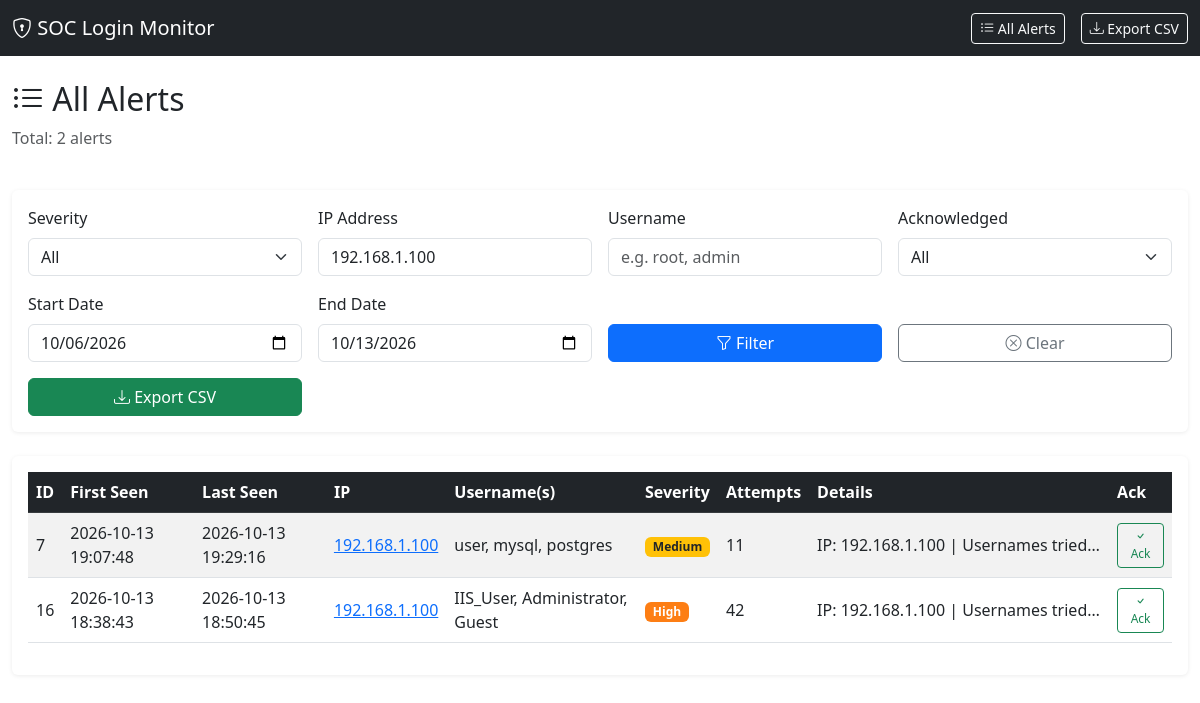
Screenshot of /alerts?ip=192.168.1.100 with the database file from the repository.
### tables this page shows
CREATE TABLE alerts (
    id INTEGER PRIMARY KEY AUTOINCREMENT,
    first_seen TEXT NOT NULL,
    last_seen TEXT NOT NULL,
    ip TEXT NOT NULL,
    username TEXT NOT NULL,
    severity TEXT NOT NULL,
    attempt_count INTEGER NOT NULL,
    details TEXT,
    source TEXT NOT NULL,
    acknowledged INTEGER DEFAULT 0
);

### app/dashboard.py (the view)
    @app.route("/alerts")
    def alerts():
        page = request.args.get("page", 1, type=int)
        severity = request.args.get("severity", "")
        ip = request.args.get("ip", "")
        username = request.args.get("username", "")
        acknowledged = request.args.get("acknowledged", "")
        start_date = request.args.get("start_date", "")
        end_date = request.args.get("end_date", "")
        engine = AlertEngine(config=app.config["CONFIG"])
        filters = {}
        if severity:
            filters["severity"] = severity
        if ip:
            filters["ip"] = ip
        if username:
            filters["username"] = username
        if acknowledged:
            filters["acknowledged"] = acknowledged == "true"
        if start_date:
            filters["start_date"] = datetime.fromisoformat(start_date)
        if end_date:
            filters["end_date"] = datetime.fromisoformat(end_date) + timedelta(days=1)
        per_page = app.config["PER_PAGE"]
        offset = (page - 1) * per_page
        alerts_list = engine.get_alerts(limit=per_page, offset=offset, **filters)
        total = len(engine.get_alerts(limit=10000, **filters))
        engine.close()
        total_pages = (total + per_page - 1) // per_page
        return render_template(
            "alerts.html",
            alerts=alerts_list,
            page=page,
            total_pages=total_pages,
            total=total,
            filters=request.args,
            severities=["Critical", "High", "Medium", "Low"],
        )

### app/alert_engine.py (called while the page is built)
    def close(self):
        self.conn.close()

### app/models.py (called while the page is built)
def init_db(db_path: str) -> sqlite3.Connection:
    Path(db_path).parent.mkdir(parents=True, exist_ok=True)
    conn = sqlite3.connect(db_path)
    conn.row_factory = sqlite3.Row
    conn.executescript(SCHEMA)
    conn.commit()
    return conn

    @classmethod
    def from_row(cls, row: sqlite3.Row) -> "Alert":
        return cls(
            id=row["id"],
            first_seen=datetime.fromisoformat(row["first_seen"]) if row["first_seen"] else None,
            last_seen=datetime.fromisoformat(row["last_seen"]) if row["last_seen"] else None,
            ip=row["ip"],
            username=row["username"],
            severity=row["severity"],
            attempt_count=row["attempt_count"],
            details=row["details"],
            source=row["source"],
            acknowledged=bool(row["acknowledged"]),
        )

### templates/alerts.html (shortened to what this page needs)
{% extends "base.html" %}
{% block content %}
<div class="row mb-4">
    <div class="col-12">
        <h2><i class="bi bi-list-ul"></i> All Alerts</h2>
        <p class="text-muted">Total: {{ total }} alerts</p>
    </div>
</div>
<div class="row mb-4">
    <div class="col-12">
        <div class="card">
            <div class="card-body">
                <form method="GET" class="row g-3" id="filterForm">
                    <div class="col-md-3">
                        <label class="form-label">Severity</label>
                        <select name="severity" class="form-select">
                            <option value="">All</option>
                        </select>
                    </div>
                    <div class="col-md-3">
                        <label class="form-label">IP Address</label>
                        <input type="text" name="ip" class="form-control" placeholder="e.g. 192.168.1.100" value="{{ filters.get('ip', '') }}">
                    </div>
                    <div class="col-md-3">
                        <label class="form-label">Username</label>
                        <input type="text" name="username" class="form-control" placeholder="e.g. root, admin" value="{{ filters.get('username', '') }}">
                    </div>
                    <div class="col-md-3">
                        <label class="form-label">Acknowledged</label>
                        <select name="acknowledged" class="form-select">
                            <option value="">All</option>
                        </select>
                    </div>
                    <div class="col-md-3">
                        <label class="form-label">Start Date</label>
                        <input type="date" name="start_date" class="form-control" value="{{ filters.get('start_date', '') }}">
                    </div>
                    <div class="col-md-3">
                        <label class="form-label">End Date</label>
                        <input type="date" name="end_date" class="form-control" value="{{ filters.get('end_date', '') }}">
                    </div>
                    <div class="col-md-3 d-flex align-items-end">
                        <button type="submit" class="btn btn-primary w-100"><i class="bi bi-funnel"></i> Filter</button>
                    </div>
                    <div class="col-md-3 d-flex align-items-end">
                        <a href="{{ url_for('alerts') }}" class="btn btn-outline-secondary w-100"><i class="bi bi-x-circle"></i> Clear</a>
                    </div>
                    <div class="col-md-3 d-flex align-items-end">
                        <a href="{{ url_for('export', **request.args) }}" class="btn btn-success w-100"><i class="bi bi-download"></i> Export CSV</a>
                    </div>
                </form>
            </div>
        </div>
    </div>
</div>
<div class="row">
    <div class="col-12">
        <div class="card">
            <div class="card-body">
                <div class="table-responsive">
                    <table class="table table-hover table-striped" id="alertsTable">
                        <thead class="table-dark">
                            <tr>
                                <th>ID</th>
                                <th>First Seen</th>
                                <th>Last Seen</th>
                                <th>IP</th>
                                <th>Username(s)</th>
                                <th>Severity</th>
                                <th>Attempts</th>
                                <th>Details</th>
                                <th>Ack</th>
                            </tr>
                        </thead>
                        <tbody>
                            {% for alert in alerts %}
                            <tr>
                                <td>{{ alert.id }}</td>
                                <td>{{ alert.first_seen.strftime('%Y-%m-%d %H:%M:%S') if alert.first_seen else 'N/A' }}</td>
                                <td>{{ alert.last_seen.strftime('%Y-%m-%d %H:%M:%S') if alert.last_seen else 'N/A' }}</td>
                                <td><a href="{{ url_for('alerts', ip=alert.ip) }}">{{ alert.ip }}</a></td>
                                <td>{{ alert.username }}</td>
                                <td><span class="badge severity-{{ alert.severity.lower() }}">{{ alert.severity }}</span></td>
                                <td>{{ alert.attempt_count }}</td>
                                <td class="text-truncate" style="max-width: 300px;">{{ alert.details }}</td>
                                <td>
                                    {% if alert.acknowledged %}
                                        <i class="bi bi-check-circle-fill text-success" title="Acknowledged"></i>
                                    {% else %}
                                        <button class="btn btn-sm btn-outline-success acknowledge-btn" data-alert-id="{{ alert.id }}">
                                            <i class="bi bi-check"></i> Ack
                                        </button>
                                    {% endif %}
                                </td>
                            </tr>
                            {% else %}
                            <tr>
                                <td colspan="9" class="text-center text-muted">No alerts match the current filters</td>
                            </tr>
                            {% endfor %}
                        </tbody>
                    </table>
                </div>
            </div>
        </div>
    </div>
</div>
{% endblock %}

### static/css/style.css (style rules this page uses)
.severity-high { background-color: #fd7e14; color: white; }
.severity-medium { background-color: #ffc107; color: #212529; }
.table th, .table td { vertical-align: middle; }
.text-truncate { overflow: hidden; text-overflow: ellipsis; white-space: nowrap; }
.card { border: none; box-shadow: 0 1px 4px rgba(0,0,0,0.08); }
.badge { font-size: 0.75rem; padding: 0.35em 0.65em; }
.acknowledge-btn { padding: 0.2rem 0.5rem; font-size: 0.75rem; }

### rows the page displays
alerts: id "7", first_seen "2026-10-13 19:07:48", last_seen "2026-10-13 19:29:16", ip "192.168.1.100", username "user, mysql, postgres", severity "Medium", attempt_count "11", details "IP: 192.168.1.100 | Usernames tried…"
alerts: id "16", first_seen "2026-10-13 18:38:43", last_seen "2026-10-13 18:50:45", ip "192.168.1.100", username "IIS_User, Administrator, Guest", severity "High", attempt_count "42", details "IP: 192.168.1.100 | Usernames tried…"

### other values shown
{{ total }} "2"
